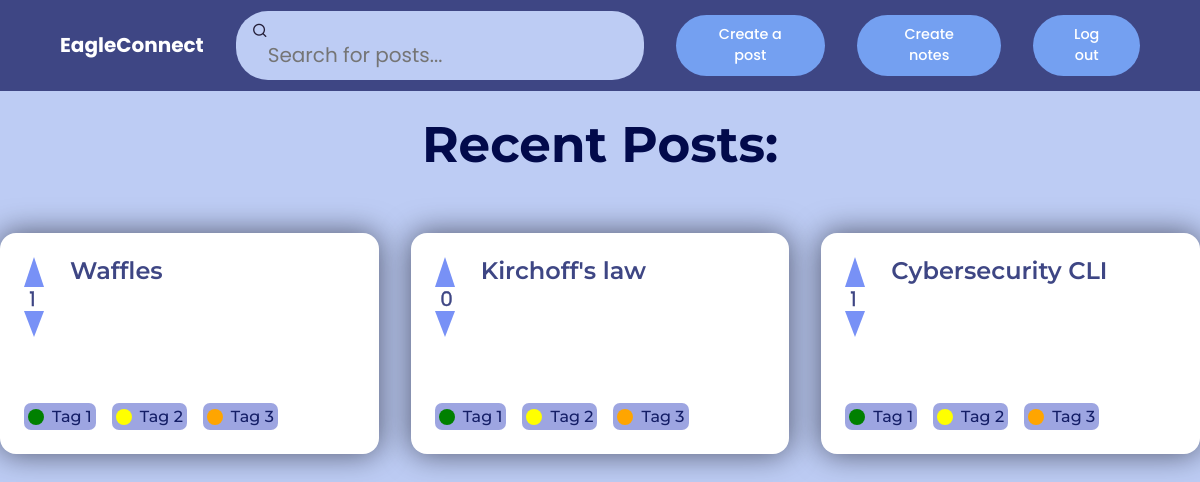
The page /home (signed in) on the database as committed earlier.
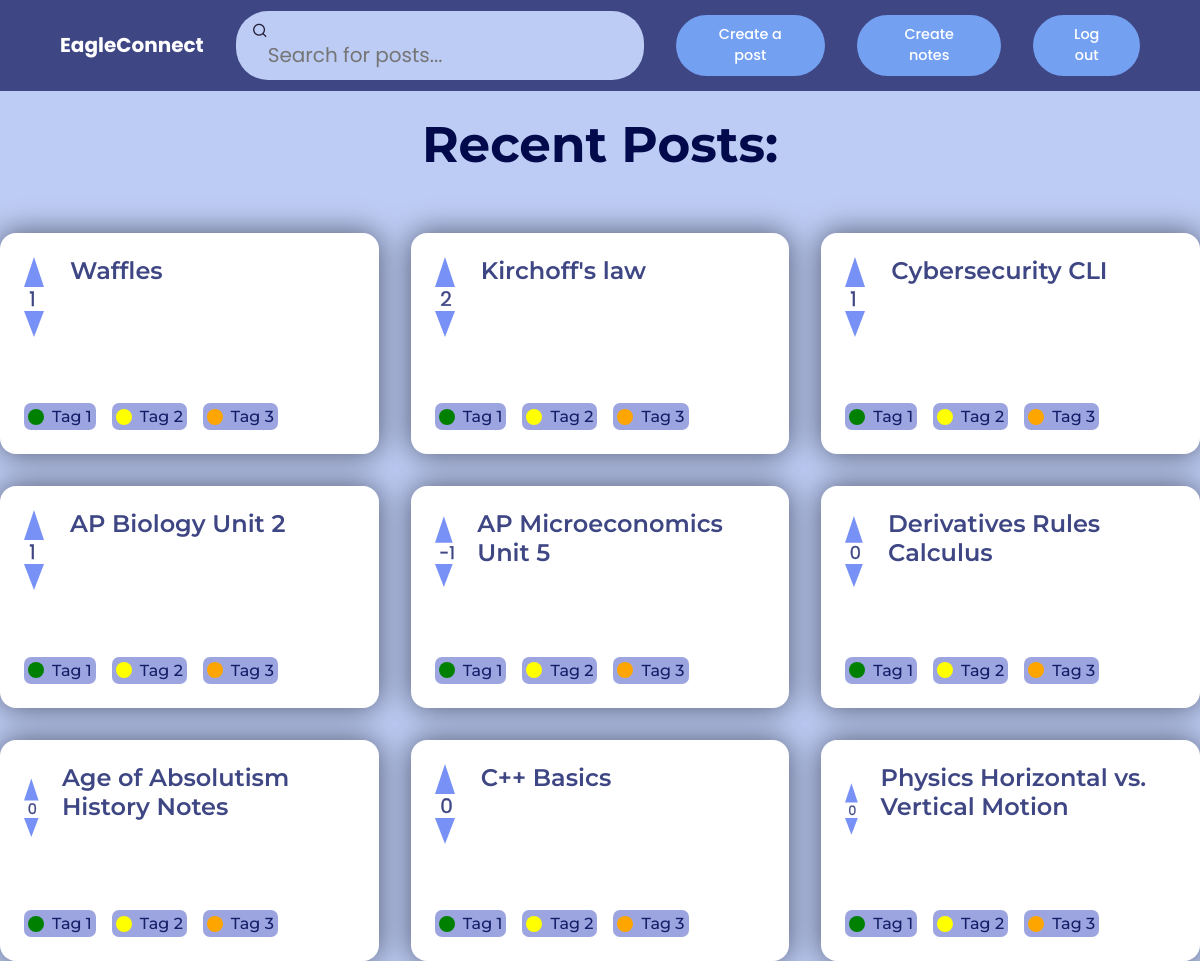
The same page on the database as committed later.
### app.py (models this page shows)
class Post(db.Model, UserMixin):
    id = db.Column(db.Integer, primary_key=True)
    is_reply = db.Column(db.Boolean, default=False, nullable=True)
    reply_id = db.Column(db.Integer, default=0, nullable=True)
    is_note = db.Column(db.Boolean, default=False, nullable=True)
    note_file_location = db.Column(db.String(500), nullable=True)
    owner = db.Column(db.Integer)
    Title = db.Column(db.String(100), default="Untitled")
    Body = db.Column(db.String(1000), nullable=False)
    upvotes = db.Column(
        db.Integer, default=0, nullable=True
    )  # remember to change Title, Body, upvotes and downvotes to be mutable
    downvotes = db.Column(db.Integer, default=0, nullable=True)

class Vote(db.Model, UserMixin):
    id = db.Column(db.Integer, primary_key=True)
    vote_post = db.Column(db.Integer, default=0, nullable=True)
    cur = db.Column(db.Boolean, default=False, nullable=True) #False means downvote, True means upvote
    owner = db.Column(db.Integer)

### app.py (the view)
@app.route("/home", methods=["GET", "POST"])
@login_required
def home():
    user = User.query.filter_by(id=current_user.id).first()
    posts = Post.query.filter_by(is_reply=False).all()
    notes = Post.query.filter_by(is_note=True).all()
    posts_tags = {
        post.id: list(Tag.query.filter_by(tag_to=post.id))
        for post in posts
    }
    return render_template("home.html", user=user, posts=posts, tags=posts_tags, numVotes=numVotes)

### app.py (called while the page is built)
@login_manager.user_loader
def load_user(user_id):
    return User.query.get(int(user_id))

def numVotes(post_id):
        count = 0
        for vote in Vote.query.filter_by(vote_post=post_id).all():
            if vote.cur:
                count += 1
            else:
                count -= 1
        return count

### templates/home.html (shortened to what this page needs)
<!DOCTYPE html>
<html lang="en">
<head>
    <link rel="stylesheet" href="https://unicons.iconscout.com/release/v4.0.8/css/line.css">
    <link rel="stylesheet" href="{{ url_for('static', filename='css/theme.css') }}">
</head>
<body>
    <nav style="display:inline-block;">
        <div class = "container" style="display:flex;">
            <div class="appname" style="display: inline-block;">
                <h2 style="font-size:20px; color:hsl(252, 30%, 100%);">EagleConnect</h2>
            </div>
            <form class="search" action="/search-results" style="display: inline-block;">
                <i class = "uil uil-search"></i>
                <input type="text" style="font-family: 'Poppins', sans-serif; font-size: 20px; color: hsl(252, 30%, 17%);"placeholder="Search for posts..." id="query" name="query" >
            </form>
            <div class = "createpost" style = "display: inline-block;">
                <button class="create-post-btn"  style="font-family: 'Poppins', sans-serif;" onclick="location.href = '/createpost'">
                    <a href="/createpost">Create a post</a>
                </button>
            </div>
            <div class = "createnote" style = "display: inline-block;">
                <button class="create-note-btn"  style="font-family: 'Poppins', sans-serif;" onclick="location.href = '/createnote'">
                    <a href="/createnote">Create notes</a>
                </button>
            </div>
            <div class = "logout" style = "display: inline-block;">
                <button class="logout-btn"  style="font-family: 'Poppins', sans-serif;" onclick="location.href = '/logout'">
                    <a href="/logout">Log out</a>
                </button>
            </div>
        </div>
    </nav>
    <br>
    <br>
    <br>
    <br>
    <br>
    <br>
    <center><h1 style="color:hsl(233, 95%, 15%); font-size: 50px;  font-family: 'Montserrat', sans-serif;">Recent Posts:</h1></center>
    <br>
    <br>
    <br>
    <div class="posts-container">
        {% for post in posts %}
        <div class="post" onclick="location.href = `{{'/displaypost/'+post.id|string}}`">
            <div style="display: flex; flex: row; gap: 1rem;">
                <svg class="vote" viewbox = "0 0 75 270" width="30" height="108">
                    <polygon points="0,75 25,0 50,75" onclick="{event.stopPropagation(); let id = Number('{{post.id}}'); vote(id,1); this.style.fill = this.style.fill == 'blue' ? 'blue' : 'blue'; updateCount(`vote-count-${id}`,id);}"/>
                    <text x="13" y="122" font-size="50" stroke="hsl(233deg 36% 38%)" stroke-width="1px" fill="hsl(233deg 36% 38%)" id="vote-count-{{post.id}}" style="color: hsl(233deg 36% 38%);">{{numVotes(post.id)}}</text>
                    <polygon points="0,135 25,200 50,135" onclick="{event.stopPropagation(); let id = Number('{{post.id}}'); vote(id,0); this.style.fill = this.style.fill == 'blue' ? 'blue' : 'blue'; updateCount(`vote-count-${id}`,id);}"/>
                </svg>
                <a href="{{'/displaypost/'+post.id|string}}" style="text-decoration: none; font-size: 1.5rem;font-family: 'Montserrat', sans-serif; font-weight:600; color: hsl(233deg 36% 38%);">{{post.Title}}</a>
            </div>
            <br>
            <br>
            <div class="tags-container">
                <div class="tag">
                    <div class="tag-circle" style="background-color: green;"></div>
                    <a href="/" style="color:hsl(233, 67%, 24%);font-weight:500;font-family:'Montserrat', sans-serif;">Tag 1</a>
                </div>
                <div class="tag">
                    <div class="tag-circle" style="background-color: yellow;"></div>
                    <a href="/" style="color:hsl(233, 67%, 24%);font-weight:500;font-family:'Montserrat', sans-serif;">Tag 2</a>
                </div>
                <div class="tag">
                    <div class="tag-circle" style="background-color: orange;"></div>
                    <a href="/" style="color:hsl(233, 67%, 24%);font-weight:500;font-family:'Montserrat', sans-serif;">Tag 3</a>
                </div>
            </div>
        </div>
        {% endfor %}
    </div>
</body>
</html>

### static/css/theme.css (style rules this page uses)
html { color-scheme: dark; }
body { font-family: Cambria, Cochin, Georgia, Times, 'Times New Roman', serif; line-height: 1.2; }
button { padding: 0.5rem; border: none; }
button > a { text-decoration: none; color: white; }

### templates/home.html (style rules this page uses)
:root { --color-dark: hsl(252, 30%, 17%); --color-light: hsl(224, 72%, 85%); --border-radius: 2rem; --btn-padding: 0.6rem 2rem; --search-padding: 0.6rem 1rem; }
*, *::before, *::after { margin: 0; padding: 0; outline: 0; box-sizing: border-box; text-decoration: none; list-style: none; border: none; }
body { font-family: "Poppins", sans-serif; color: var(--color-dark); background: var(--color-light); overflow-x: hidden; }
.container { width: 90%; margin: 0 auto; }
.container button { padding: var(--btn-padding); font-weight: 500; border-radius: var(--border-radius); cursor: pointer; transition: all 300ms ease; font-size: 0.9rem; }
.create-post-btn { background: hsl(219, 82%, 70%); color: white; }
.create-note-btn { background: hsl(219, 82%, 70%); color: white; }
.logout-btn { background-color:hsl(219, 82%, 70%); }
nav { width: 100%; background: hsl(233deg 36% 38%); padding: 0.7rem 0; position: fixed; top: 0; z-index: 10; }
nav .container { display: flex; align-items: center; }
nav .search { background: var(--color-light); border-radius: var(--border-radius); padding: var(--search-padding); margin-left: 2rem; }
nav .search input[type="text"] { background: transparent; width: 30vw; margin-left: 1rem; font-size: 0.9rem; color: var(--color-dark); }
nav .create-note-btn { display: flex; align-items: center; margin-left: 2rem; }
nav .create-post-btn { display: flex; align-items: center; margin-left: 2rem; }
nav .logout-btn { display: flex; align-items: center; margin-left: 2rem; }
.posts-container { display: grid; grid-template-columns: repeat(3, 1fr); gap: 2rem; }
.post { background-color: hsl(252, 30%, 100%); padding: 1.5rem; border-radius: 1rem; gap: 1.5rem; height: fit-content; box-shadow: 0 0 30px rgba(8,7,16,0.6); transition: all 400ms ease; }
.tags-container { display: flex; gap: 1rem; }
.tag { padding: 0.25rem; background-color: hsl(233, 53%, 75%); color: hsl(232, 66%, 20%); border-radius: 7px; display: flex; gap: 0.5rem; align-items: center; }
.tag > a { text-decoration: none; }
.tag-circle { width: 1rem; height: 1rem; border-radius: 50%; }

Rows that differ between the two databases and show on the page:
no longer on this page (row unchanged): Vote: cur.cur "0"
shown differently, row unchanged: Post "Kirchoff's law": id.cur (not shown) → "2"
added Post: Title "AP Biology Unit 2"
added Vote: cur "1"
added Post: Title "AP Microeconomics Unit 5"
added Vote: cur "-1"
added Post: numVotes "0", Title "Derivatives Rules Calculus"
added Post: numVotes "0", Title "Age of Absolutism History Notes"
added Post: numVotes "0", Title "C++ Basics"
added Post: numVotes "0", Title "Physics Horizontal vs. Vertical Motion"
